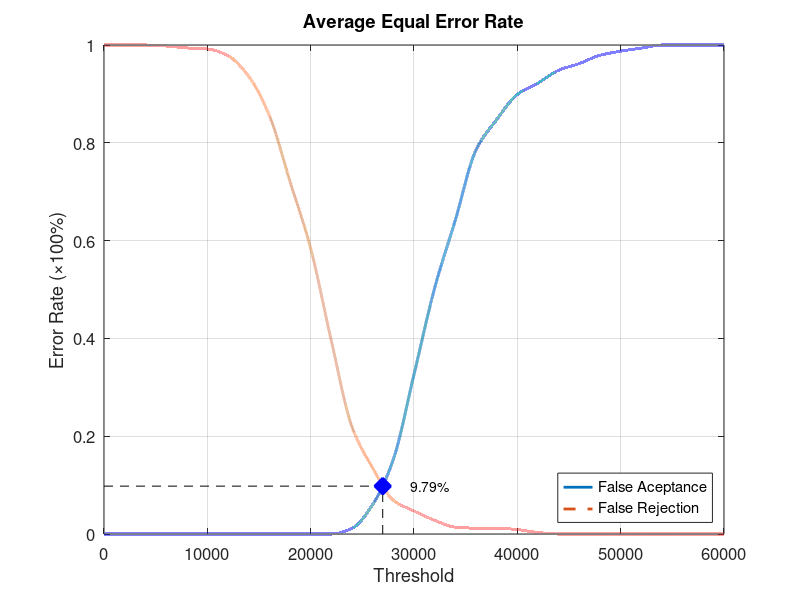
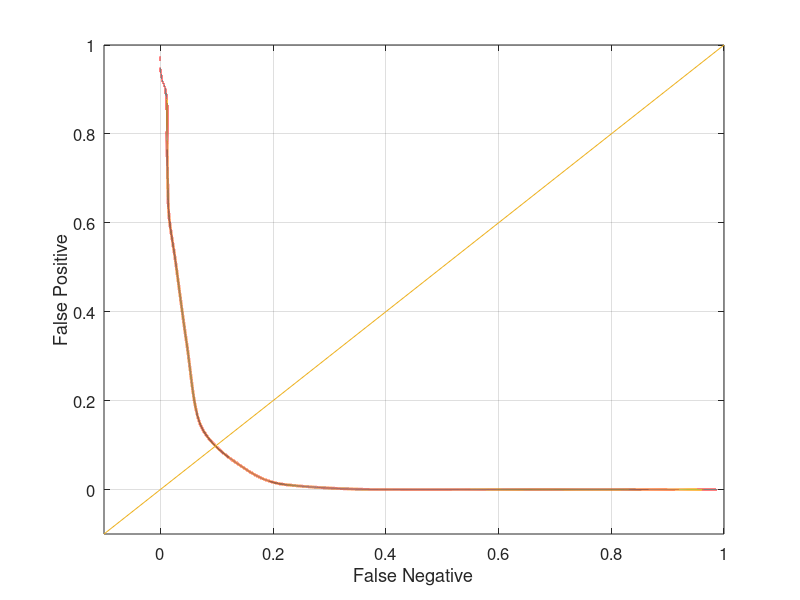

The MATLAB script that drew these images, in order:
function yEER = Database1Average
close all;
clear;
clc;
x = 0:2000:60000;
xq = 0:0.5:60000;

y0 = [0 0 0 0 0 0 0 0 0 0 0 0 0.0115789 0.06 0.152632 0.326316 0.503158 0.642105 0.785263 0.847368 0.898947 0.922105 0.948421 0.962105 0.978947 0.987368 0.993684 1 1 1 1];
yy0 = interp1(x, y0, xq, 'pchip');
y1 = [1 1 1 0.998 0.994 0.992 0.978 0.936 0.856 0.721 0.584 0.395 0.219 0.135 0.069 0.047 0.028 0.014 0.012 0.012 0.009 0.003 0 0 0 0 0 0 0 0 0];
yy1 = interp1(x, y1, xq, 'pchip');

% Calculating EER: 
y2 = abs(y0 - y1);
find(y2 == min(y2))
yy2 = abs(yy0 - yy1);
xEER = find(yy2 == min(yy2));
xEERIndex = xq(xEER) % X-axis EER
yEER = yy0(xEER) % Y-axis EER

main = figure
plot(xq, yy0,'-','LineWidth', 2);	hold on
plot(xq, yy1,'--','LineWidth', 2);	hold on
plot([xEERIndex xEERIndex], [0 yEER], 'k--');	hold on
plot([0 xEERIndex], [yEER yEER], 'k--');	hold on
plot(xEERIndex, yEER, 'bx', 'LineWidth', 10);	hold on
text(xEERIndex + 10 * xEERIndex / 100, yEER, [num2str(round((10000 * yEER)) / 100) '%'])
legend('False Aceptance', 'False Rejection', 'Location', 'SouthEast')
xlabel('Threshold')
ylabel('Error Rate (\times100%)')
title('Average Equal Error Rate')
set(gca, 'FontSize', 12)
axis([0 60000 0 1])
grid on

print(main, 'Database1AverageMain', '-dpng');
FNRxFPR = figure('Color', [1 1 1]);
plot(yy1, yy0, '-', yy1, yy0, 'LineWidth', 2);
hold on
y = -0.1:0.1:1
plot(y, y); 
set(gca, 'FontSize', 12)
xlabel('False Negative')
ylabel('False Positive')
axis([-0.1 1 -0.1 1])
set(gca, 'FontSize', 12)
grid on

print(FNRxFPR, 'Database1AverageFNRxFPR','-dpng');
end
